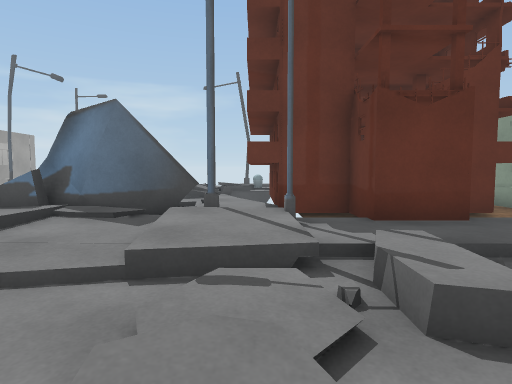
View 1 (above)

24 first-person views from a walk through a scene from a Unity 3-D project. The camera is 1.2 m above the floor, tilts 4° down and sees 75° across. The floor is counted in squares, 1 m on a side. Each view is taken from the middle of a square. On the plan, view 1 faces up. The plan holds only what a view shows up to about 14 squares ahead; the rest is blank. The place goes on beyond the plan. Some surface patterns are stand-ins.

View 2
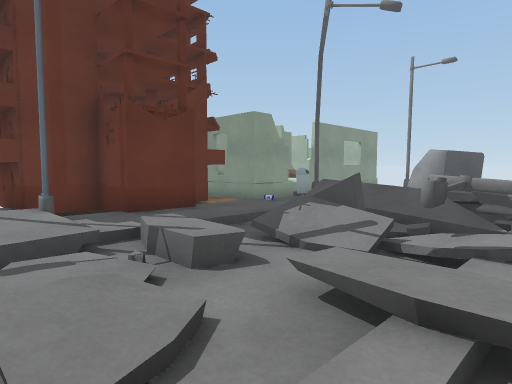

View 3
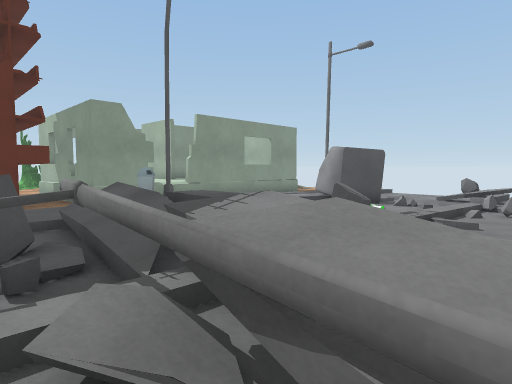

View 4
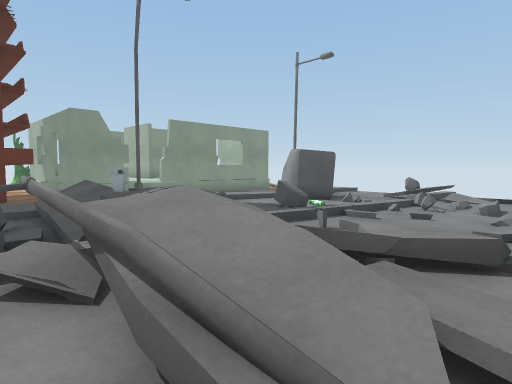

View 5
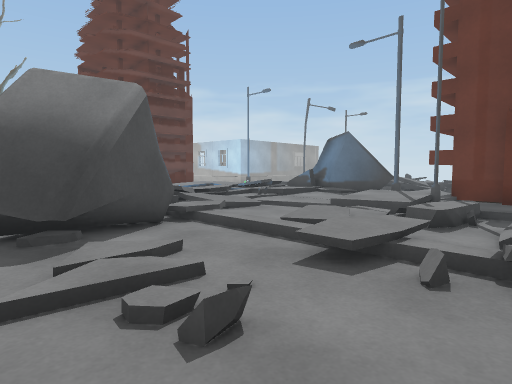

View 6
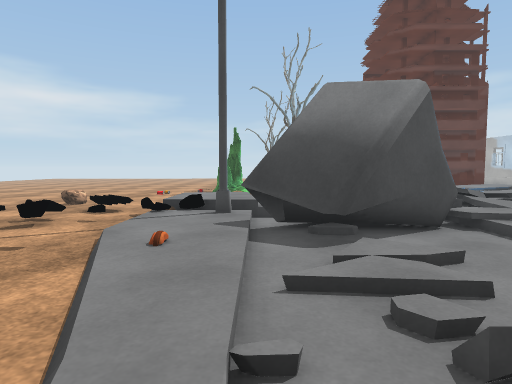

View 7
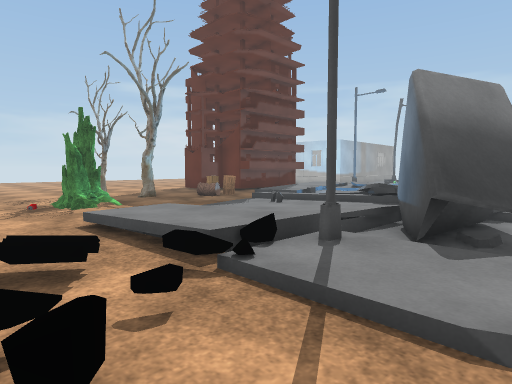

View 8
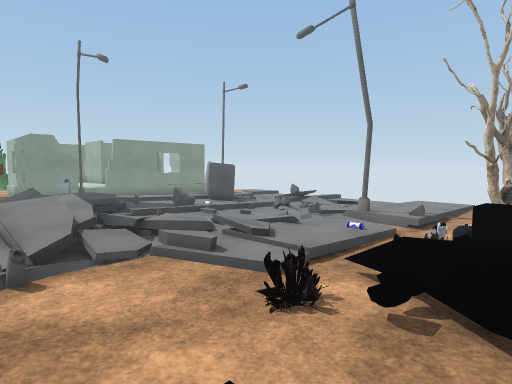

View 9
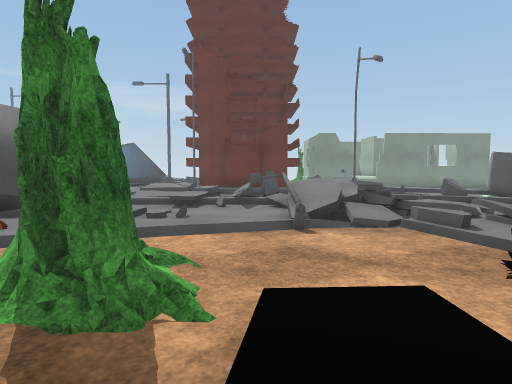

View 10
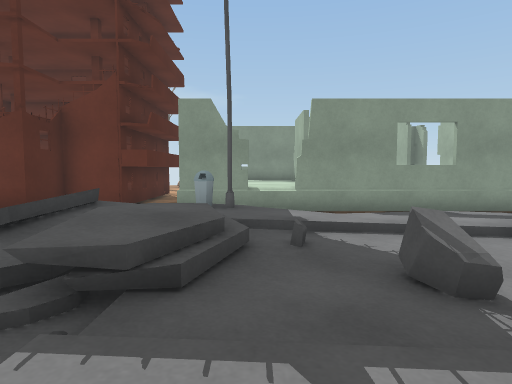

View 11
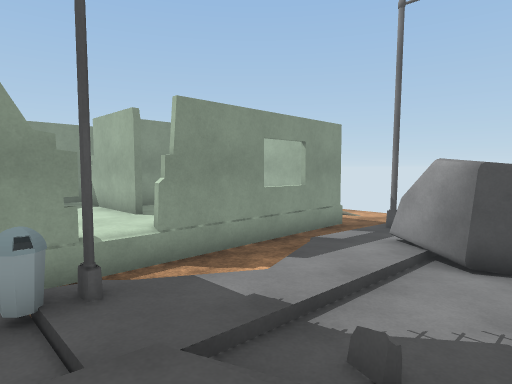

View 12
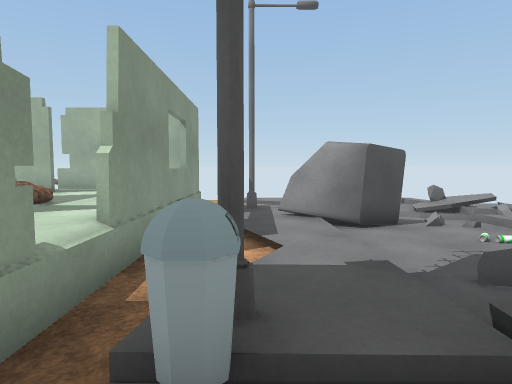

View 13
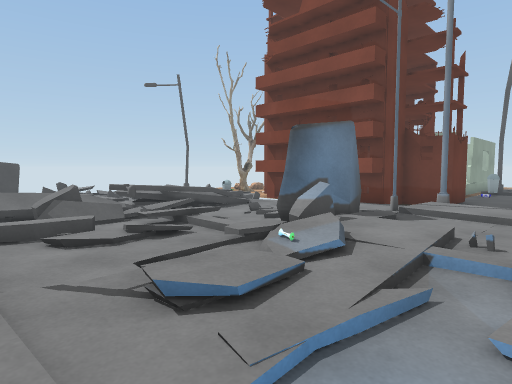

View 14
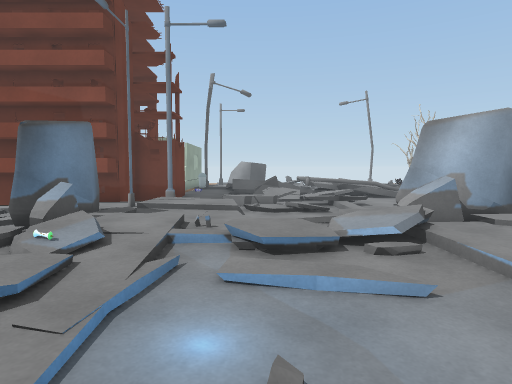

View 15
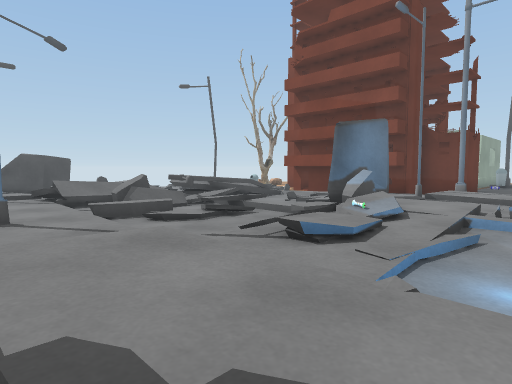

View 16
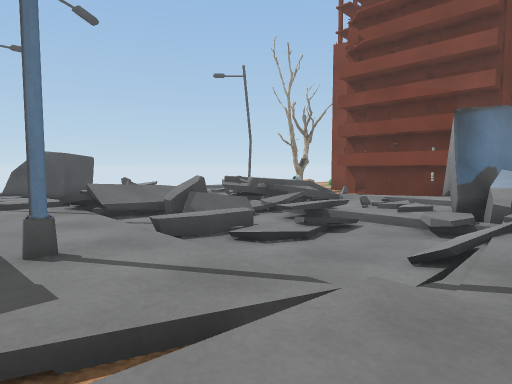

View 17
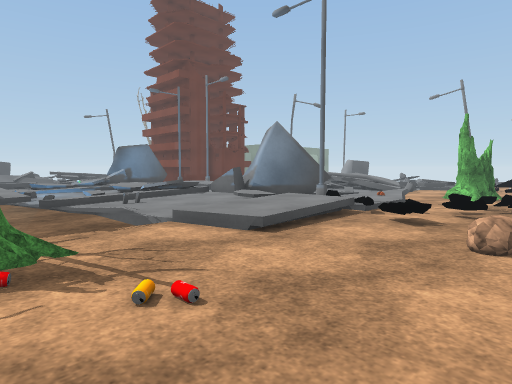

View 18
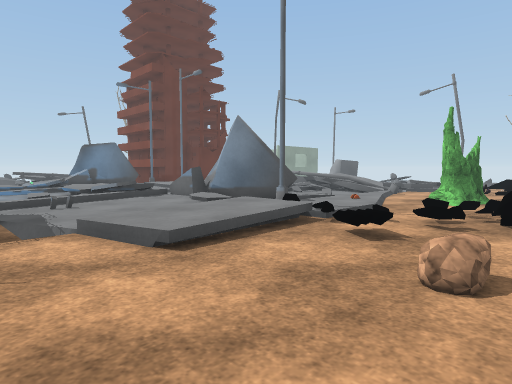

View 19
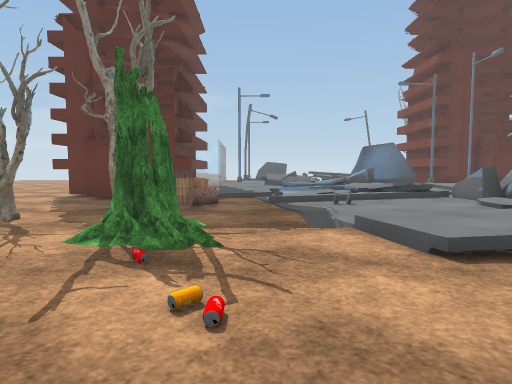

View 20
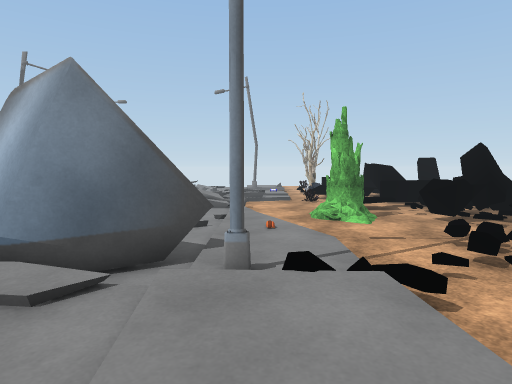

View 21
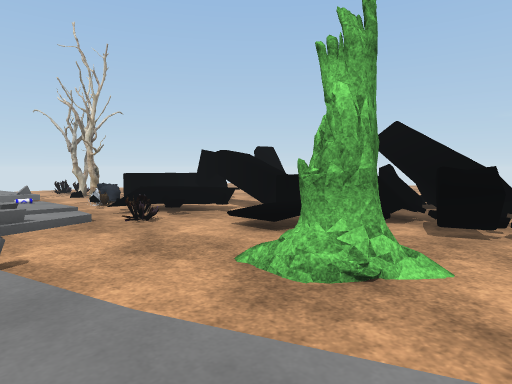

View 22
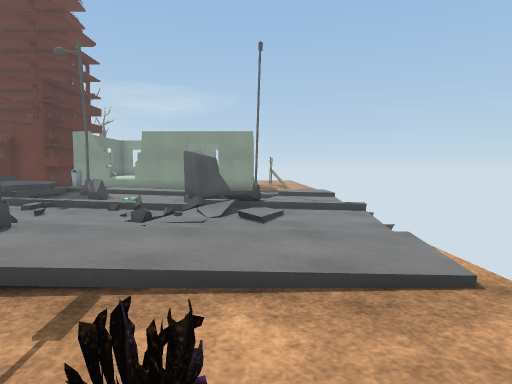

View 23
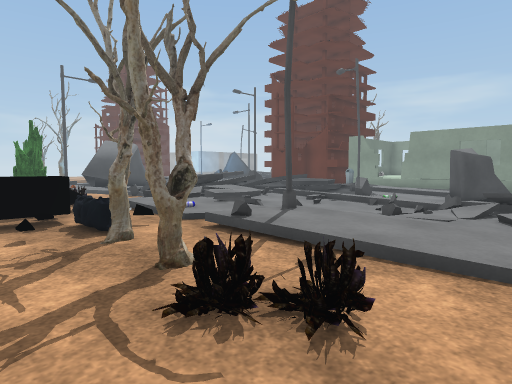

View 24
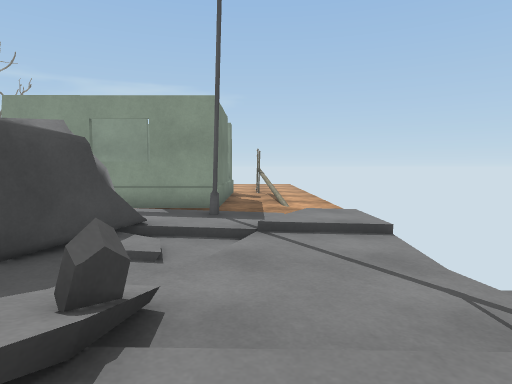

### Floor plan
Key: @ floor where view 1 was taken; # wall or solid block; x gap in a wall; . main floor; : floor 0.25 m higher than the main floor; - floor 0.25 m lower than the main floor; + floor 0.5 m higher than the main floor; * floor 0.75 m higher than the main floor; / step, stairs or slope; = window, fence, low wall or low ledge; ^ raised ledge; v drop or lower ground; O other object.
Columns run from 13 left of view 1 to 21 right of it. Each row starts with its distance up from view 1.
 13  ::.=====*++vOO      O  OO   O  O
 12  ::./////...:OOOO  OOO  OOOOOOOOO
 11  :://////./.:OOOOOOOOO OOOO OOO#.O.
 10 .#:.////..//:OOOOOOOOO OOOOOOO #...
  9 /::..../../.:OOOOOOOOO  OOOO   #...
  8 //:...//####=OOOOOOO.#OOOOOOOOO#...
  7 ///./:./=##//:#OOO//////....//.....
  6 /++:/O*///::++::::::/:O::./:::.#./:
  5 /::://:/+/::::::::::/=/::::::#../:.
  4 /::::/://:::::./...////.....##.-/..
  3 .::/://+::...:///==///*//...##.-...
  2  :/..///::..//.//==////..=...x./...
  1  ....:////..//.//=#/#=/..=/.==//...
  0 O..////=//O//@/O/====//////////=///
 -1 #=./.::::=#.../O//^=///.//./.=//...
 -2 .....::::=##....../////../..////..
 -3 .....:::/###////..+///:/..../../..=
 -4 .....:::/###=///..+////./..//.....
 -5 ..../////=##///////.////:////..../
 -6 O.../::++#:::/:///..///:::/#::::::
 -7 OO../::++:::::.......:/:::/:::::::
 -8 .........=.....O/...O......///....
 -9 ........O......OO.../=..O.O.O.....
-10 .................//..=x^^OOOO.OO.
-11  .....O...^^..^^//^.=vv^^.......
-12 . .......    ^^^=/^^^##^    ... .

Where each view was taken, in squares from view 1:
view 1: 0 up, 0 right, facing up
view 2: 1 down, 1 left, facing up-right
view 3: 3 down, 4 right, facing up-right
view 4: 5 down, 4 right, facing up-right
view 5: 5 down, 4 right, facing up-left
view 6: 5 down, 4 right, facing left
view 7: 10 down, 1 left, facing up-left
view 8: 11 down, 4 right, facing up-right
view 9: 12 down, 4 right, facing up
view 10: 2 down, 10 right, facing up
view 11: 2 up, 8 right, facing up-right
view 12: 6 up, 7 right, facing right
view 13: 3 up, 11 left, facing up-right
view 14: 3 up, 12 left, facing right
view 15: 3 up, 13 left, facing up-right
view 16: 6 up, 13 left, facing up-right
view 17: 12 down, 13 left, facing up-right
view 18: 12 down, 11 left, facing up-right
view 19: 12 down, 11 left, facing up
view 20: 6 down, 8 left, facing right
view 21: 5 down, 0 right, facing down-right
view 22: 11 down, 18 right, facing up
view 23: 12 down, 19 right, facing up-left
view 24: 2 down, 19 right, facing up
